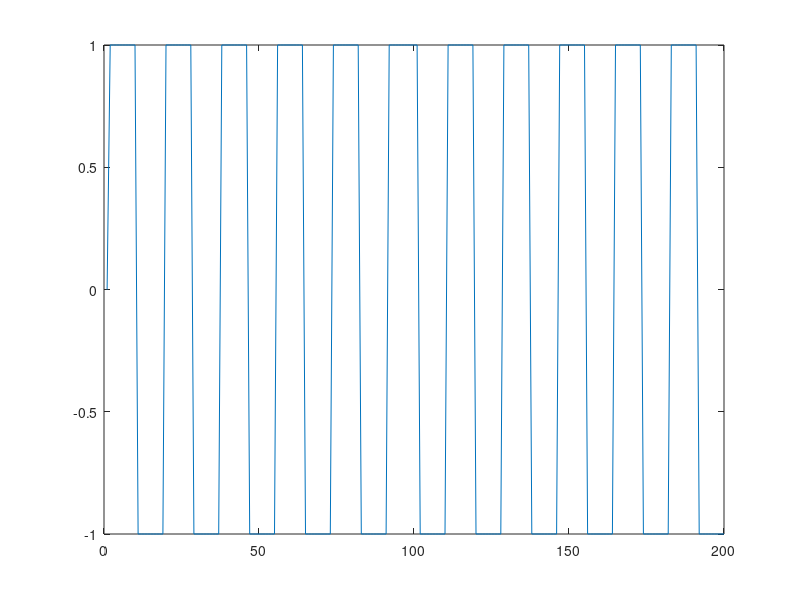

Write MATLAB code to recreate this figure.
1;

# Inicializo variables

ini = 0;
fin = 2;
fm = 100;

T = 1/fm;
t = ini : T : fin - T;

# Inciso (a) -----------------------------------------------------------------#

full_sins = zeros(1, length(t));
alpha = [5 8 13 23 41 42 7 33 12 2];

# Genero las ondas senoidales y la union de ellas

for f = 1 : 10
    sins(f, :) = sin(2*pi*f*t);
    
    full_sins += alpha(f) * sins(f, :);
endfor

# Mido grado de parecidos (producto punto) y lo muestro

for f = 1 : 10
    parecidos(f) = sum(sins(f,:) .* full_sins);
endfor

# Constante de proporcionalidad:
alfa = norm(sins(1,:))^2 

bar(parecidos/alfa);

# Inciso (b) -----------------------------------------------------------------#

# Nuevo grupo de ondas senoidales, con phi desfasado

phi = pi * [0.2 : 0.2 : 2];

full_sins_phi = zeros(1, length(t));

for f = 1 : 10
    sins_phi(f, :) = sin(2*pi*f*t + phi(f));
    
    full_sins_phi += alpha(f) * sins_phi(f, :);
endfor

# Vuelvo a medir grado de parecidos

for f = 1 : 10
    parecidos_phi(f) = sum(sins_phi(f,:) .* full_sins) / dot(sins(f, :), sins(f, :));
endfor

# Mi constante de proporcionionalidad va a estar dada por el cos(phi)
alfa_phi = cos(phi);

bar(parecidos_phi ./ alfa_phi);

# Inciso (c) -----------------------------------------------------------------#

# Creamos una senial cuadrada de 5,5 Hz
f_square = 5.5;
s_square = sign(sin(2*pi*f_square*t));

plot(s_square);





